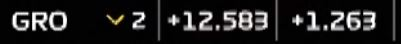
#> input picture Tessaract/single_row.jpg, 401 x 44 px
$ jupyter execute --allow-errors Untitled.ipynb   (Python 2 division)   (older library calls are emulated)
#> lines starting #> are read from the running program, lines starting #| are printed output that depends on the picture; after the words box and inside, x2 and y2 are one past the last pixel; in counts of white or black regions, pixels touching at a corner belong together
[cell 1]
import PIL.ImageOps
from PIL import Image
# from pytesseract import image_to_string
import pytesseract

[cell 2]
pytesseract.pytesseract.tesseract_cmd = r"C:\Program Files\Tesseract-OCR\tesseract.exe"

[cell 3]
normal = Image.open('single_row.jpg')
#> normal is the input picture: PIL image 401x44 RGB; mean R, G, B 32.3, 31.6, 31.7
inverted_image = PIL.ImageOps.invert(normal)

#> (the rest of this cell did not finish here and is left out)

[cell 4]
normal = Image.open('single_row_2.jpg')
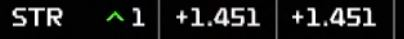
#> input picture Tessaract/single_row_2.JPG, 404 x 39 px, found by its file name
#> normal is the input picture: PIL image 404x39 RGB; mean R, G, B 28.7, 29.1, 28.7
inverted_image = PIL.ImageOps.invert(normal)
#> inverted_image: PIL image 404x39 RGB

#> (the rest of this cell did not finish here and is left out)

[cell 5]
normal = Image.open('testing_image.JPG')
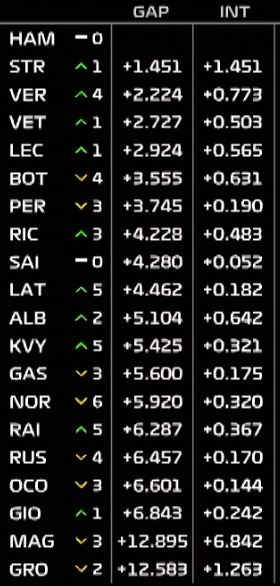
#> input picture Tessaract/testing_image.JPG, 280 x 586 px
#> normal is the input picture: PIL image 280x586 RGB; mean R, G, B 30.6, 30.4, 30.3
inverted_image = PIL.ImageOps.invert(normal)
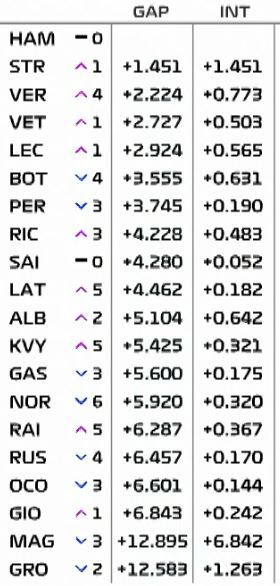
#> inverted_image: PIL image 280x586 RGB; mean R, G, B 224.4, 224.6, 224.7

#> (the rest of this cell did not finish here and is left out)

#> (a cell that did not finish here is left out)

#> (a cell that did not finish here is left out)

[cell 8]
import cv2
import numpy as np
import pandas as pd
import matplotlib.pyplot as plt
import csv

try:
    from PIL import Image
except ImportError:
    import Image
import pytesseract

[cell 9]
#read your file
file='testing_image.JPG'
img = cv2.imread(file,0)
#> img: shape (586, 280); min 0, max 255, mean 30.4
img.shape

#thresholding the image to a binary image
thresh,img_bin = cv2.threshold(img,128,255,cv2.THRESH_BINARY | cv2.THRESH_OTSU)
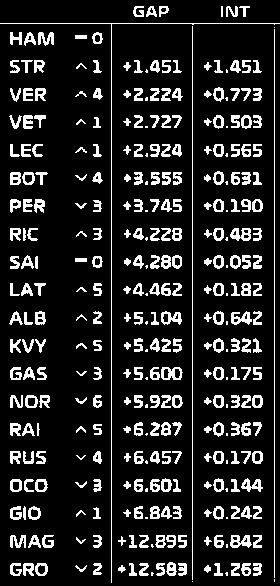
#> img_bin: shape (586, 280); 14% white; 336 white regions (42 under 20 px), largest, box (x1, y1, x2, y2) and area: (0, 23, 280, 583) 842, (192, 26, 193, 580) 554, (274, 29, 275, 578) 549
#> thresh = 90

#inverting the image
img_bin = 255-img_bin
cv2.imwrite('cv_inverted.png', img_bin)
#Plotting the image to see the output
plotting = plt.imshow(img_bin,cmap='gray')
plt.show()

[cell 10]
# countcol(width) of kernel as 100th of total width
kernel_len = np.array(img).shape[1]//100
#> kernel_len = 2
# Defining a vertical kernel to detect all vertical lines of image
ver_kernel = cv2.getStructuringElement(cv2.MORPH_RECT, (1, kernel_len))
#> ver_kernel = [1, 1]
# Defining a horizontal kernel to detect all horizontal lines of image
hor_kernel = cv2.getStructuringElement(cv2.MORPH_RECT, (kernel_len, 1))
#> hor_kernel = [[1, 1]]
# A kernel of 2x2
kernel = cv2.getStructuringElement(cv2.MORPH_RECT, (2, 2))

#Use vertical kernel to detect and save the vertical lines in a jpg
image_1 = cv2.erode(img_bin, ver_kernel, iterations=3)
#> image_1: shape (586, 280); 77.2% white; 329 black regions (34 under 20 px), largest, box (x1, y1, x2, y2) and area: (0, 23, 280, 586) 2796, (155, 535, 176, 551) 291, (230, 228, 251, 244) 275
vertical_lines = cv2.dilate(image_1, ver_kernel, iterations=3)
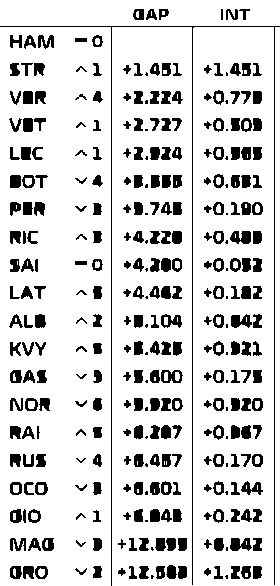
#> vertical_lines: shape (586, 280); 84.3% white; 331 black regions (39 under 20 px), largest, box (x1, y1, x2, y2) and area: (0, 26, 280, 586) 1956, (230, 231, 251, 244) 206, (230, 538, 252, 551) 205
cv2.imwrite("vertical.jpg", vertical_lines)
#Plot the generated image
plotting = plt.imshow(image_1,cmap='gray')
plt.show()

[cell 11]
#Use horizontal kernel to detect and save the horizontal lines in a jpg
image_2 = cv2.erode(img_bin, hor_kernel, iterations=3)
#> image_2: shape (586, 280); 75.1% white; 116 black regions (3 under 20 px), largest, box (x1, y1, x2, y2) and area: (0, 23, 280, 583) 2525, (192, 26, 196, 580) 2216, (274, 29, 278, 578) 2196
horizontal_lines = cv2.dilate(image_2, hor_kernel, iterations=3)
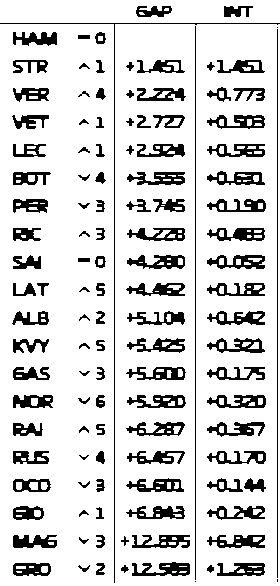
#> horizontal_lines: shape (586, 280); 84.1% white; 119 black regions (3 under 20 px), largest, box (x1, y1, x2, y2) and area: (0, 23, 280, 583) 842, (195, 26, 196, 580) 554, (277, 29, 278, 578) 549
cv2.imwrite("horizontal.jpg",horizontal_lines)
#Plot the generated image
plotting = plt.imshow(image_2,cmap='gray')
plt.show()

[cell 12]
# Combine horizontal and vertical lines in a new third image, with both having same weight.
img_vh = cv2.addWeighted(vertical_lines, 0.5, horizontal_lines, 0.5, 0.0)
#Eroding and thesholding the image
img_vh = cv2.erode(~img_vh, kernel, iterations=2)
thresh, img_vh = cv2.threshold(img_vh,128,255, cv2.THRESH_BINARY | cv2.THRESH_OTSU)
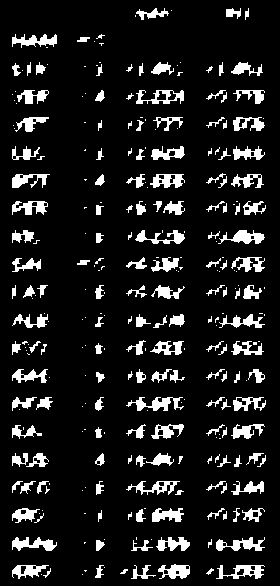
#> img_vh: shape (586, 280); 11.2% white; 286 white regions (132 under 20 px), largest, box (x1, y1, x2, y2) and area: (126, 397, 184, 411) 379, (12, 537, 57, 551) 347, (216, 537, 265, 551) 344
#> thresh = 0
cv2.imwrite("img_vh.jpg", img_vh)
bitxor = cv2.bitwise_xor(img,img_vh)
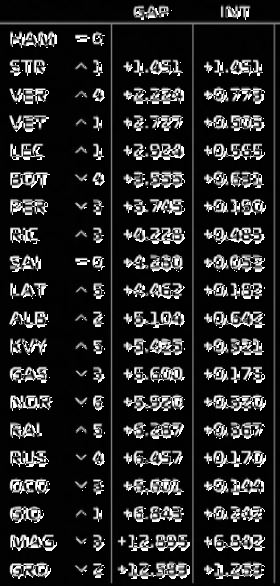
#> bitxor: shape (586, 280); min 0, max 255, mean 39
bitnot = cv2.bitwise_not(bitxor)
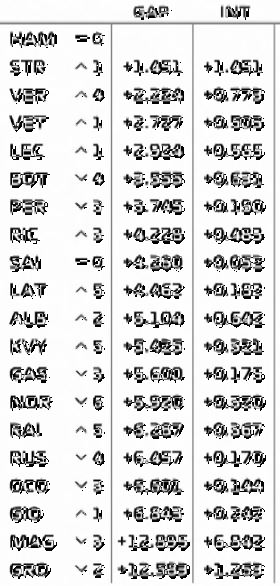
#> bitnot: shape (586, 280); min 0, max 255, mean 216
#Plotting the generated image
plotting = plt.imshow(bitnot,cmap='gray')
plt.show()

[cell 13]
# Detect contours for following box detection
contours, hierarchy, _ = cv2.findContours(img_vh, cv2.RETR_TREE, cv2.CHAIN_APPROX_SIMPLE)

def sort_contours(cnts, method="left-to-right"):
    # initialize the reverse flag and sort index
#> called with method = 'top-to-bottom'
    reverse = False
    i = 0
    # handle if we need to sort in reverse
    if method == "right-to-left" or method == "bottom-to-top":
        reverse = True
    # handle if we are sorting against the y-coordinate rather than
    # the x-coordinate of the bounding box
    if method == "top-to-bottom" or method == "bottom-to-top":
        i = 1
    # construct the list of bounding boxes and sort them from top to
    # bottom
    boundingBoxes = [cv2.boundingRect(c) for c in cnts]
#> boundingBoxes = 586 items, first 6: (0, 0, 0, 0), (0, 0, 0, 0), (0, 0, 0, 0), (0, 0, 0, 0), (0, 0, 0, 0), (0, 0, 0, 0)
    (cnts, boundingBoxes) = zip(*sorted(zip(cnts, boundingBoxes),
    key=lambda b:b[1][i], reverse=reverse))
#> cnts = 586 items
    # return the list of sorted contours and bounding boxes
    return (cnts, boundingBoxes)

# Sort all the contours by top to bottom.
contours, boundingBoxes = sort_contours(contours, method="top-to-bottom")
#> contours = 586 items

#Creating a list of heights for all detected boxes
heights = [boundingBoxes[i][3] for i in range(len(boundingBoxes))]
#> heights = 586 values, max 254 at index 320, min 0 at index 0, mean 117.2

#Get mean of heights
mean = np.mean(heights)
#> mean = 117.2

#Create list box to store all boxes in
box = []
# Get position (x,y), width and height for every contour and show the contour on image
for c in contours:
    x, y, w, h = cv2.boundingRect(c)
    if (w<1000 and h<500):
        image = cv2.rectangle(img,(x,y),(x+w,y+h),(0,255,0),2)
        box.append([x,y,w,h])
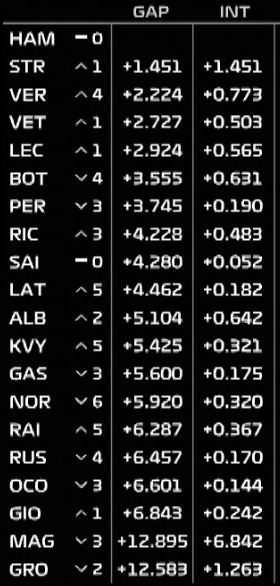
#> img: shape (586, 280); min 0, max 255, mean 30.4
#> after the loop, box = 586 items, first 6: [0, 0, 0, 0], [0, 0, 0, 0], [0, 0, 0, 0], [0, 0, 0, 0], [0, 0, 0, 0], [0, 0, 0, 0]

plotting = plt.imshow(image,cmap='gray')
plt.show()

[cell 14]
#Creating two lists to define row and column in which cell is located
row=[]
column=[]
j=0

#Sorting the boxes to their respective row and column
for i in range(len(box)):

    if(i==0):
        column.append(box[i])
        previous=box[i]

    else:
        if(box[i][1]<=previous[1]+mean/2):
            column.append(box[i])
            previous=box[i]

            if(i==len(box)-1):
                row.append(column)

        else:
            row.append(column)
            column=[]
            previous = box[i]
            column.append(box[i])
#> after the loop, row = 1 item

print(column)
#> (printed output is left out)
print(row)

[cell 15]
pytesseract.pytesseract.tesseract_cmd = r"C:\Program Files\Tesseract-OCR\tesseract.exe"

[cell 16]
#calculating maximum number of cells
countcol = 0
for i in range(len(row)):
    countcol = len(row[i])
    if countcol > countcol:
        countcol = countcol
#> this loop made 1 pass
#> countcol on pass 1: 586

#Retrieving the center of each column
center = [int(row[i][j][0]+row[i][j][2]/2) for j in range(len(row[i])) if row[0]]
#> center = 586 values from 0 to 0

center=np.array(center)
center.sort()
print(center)
#Regarding the distance to the columns center, the boxes are arranged in respective order

finalboxes = []
for i in range(len(row)):
    lis=[]
    for k in range(countcol):
        lis.append([])
    for j in range(len(row[i])):
        diff = abs(center-(row[i][j][0]+row[i][j][2]/4))
        minimum = min(diff)
        indexing = list(diff).index(minimum)
        lis[indexing].append(row[i][j])
    finalboxes.append(lis)
#> this loop made 1 pass
#> after the loop, finalboxes = 1 item


#from every single image-based cell/box the strings are extracted via pytesseract and stored in a list
outer=[]
#> (the rest of this cell did not finish here and is left out)
